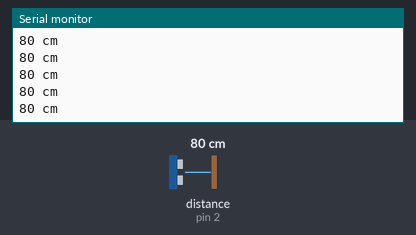
A sketch run on a simulated Arduino Uno, built with avr-gcc and run on an emulated ATmega328P. On the bench: the last lines printed to the serial monitor. Wiring (inferred from the names in the program): ultrasonic range finder: trigger pin 4; echo pin 2. The test bench sets the inputs (shaded band); at power-on: distance to the obstacle (sensor on pin 2) 80 cm. The echo pulse lasts 58.3 µs per cm.

Above: at 1.2 s.
1.3 s: distance to the obstacle (sensor on pin 2) set to 2 cm
At 1.4 s:
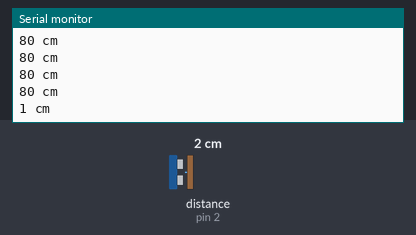
2.8 s: distance to the obstacle (sensor on pin 2) set to 4 cm
At 2.83 s:
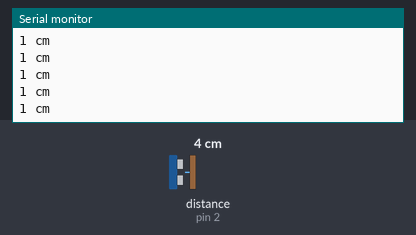
Timing chart, 0 to 5.8 s (numbered marks = the images above; inputs shaded):
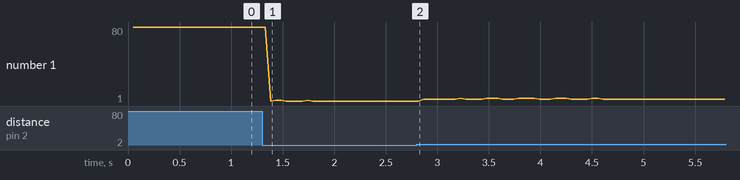

Measured:
- after the input at 1.3 s, the serial monitor: prints a new line after 0.08 s (image 1)
- plotted number 1: 80 → 1 after the input at 1.3 s, 1 → 3 after the input at 2.8 s

The sketch:

4__2_to_1.ino
```cpp
#define trigPin 4
#define echoPin 2   //בהדק זה מתאפשרת תוכנית פסיקה
#define led 3
unsigned long duration;   //משתנה עבור משך רוחב הפולס
int distance=0;      //משתנה עבור המרחק הנמדד
unsigned long timer=0;   //טיימר עבור מדידה כל זמן קבוע

//הפונקציה נותנת דרבון 10us במבוא trigger של החיישן
void trigUs()   {
  digitalWrite(trigPin, HIGH);   //יצירת דרבון
  delayMicroseconds(10);
  digitalWrite(trigPin, LOW);
  attachInterrupt(0, startCount ,RISING);  // startCount () כאשר יש עליה בהדק 2 בצע
}

//הפונקציה מאפשרת את מדידת הזמן
void startCount()     {
  duration=micros();   //התחלת רוחב הפולס
  detachInterrupt(0);  // חסום פסיקה מספר 0
  attachInterrupt(0,  measurement, FALLING); // measurement() כאשר יש ירידה בהדק 2 בצע
}

//הפונקציה מודדת את הזמן ומחשבת את המרחק
void measurement()
{
  duration=micros()-duration;   //חישוב רוחב הפולס
  distance=duration/58;      // חישוב המרחק בס"מ
  detachInterrupt(0);      //   חסום פסיקה מספר 0
}


void setup() {
  Serial.begin(9600); //קבע את קצב השידור ל115200 סיביות בשניה
  pinMode(trigPin, OUTPUT);   //הגדרות ואתחול חיישן מרחק
  pinMode(echoPin, INPUT);
  trigUs();   //דרבון ראשוני של 10us ואפשור פסיקה
}

void loop() {
  if(millis()-timer > 50) { // 50mS מדידת מרחק כל
    Serial.print(distance);  // הדפס את המרחק בס"מ
    Serial.println(" cm");   //הדפס ס"מ ועבור שורה
    trigUs();   // 10uS יצירת 'דרבון' של
    timer=millis();
  }
  if (distance<15 ) // אם המרחק קטן מ 15 ס"מ
    digitalWrite(led,HIGH); // הדלק את הלד
  else
    digitalWrite(led,LOW); // כבה את הלד
}
```
